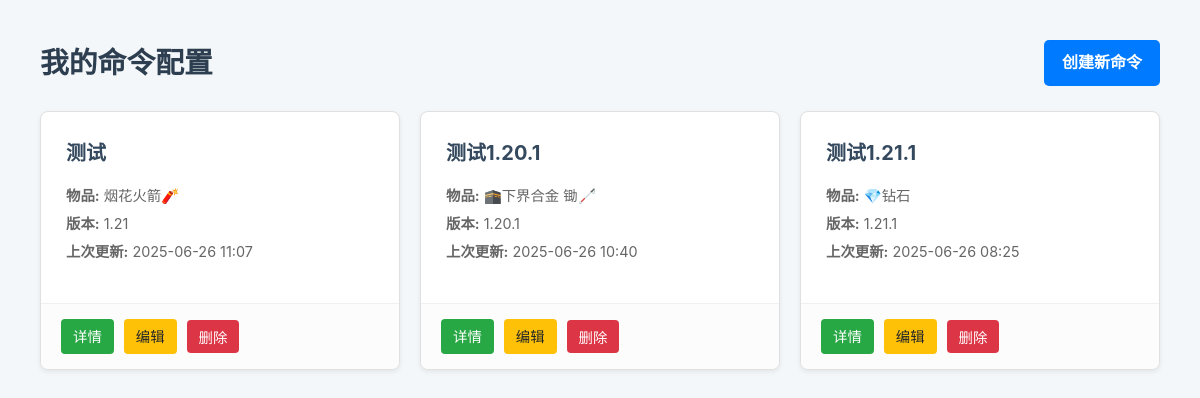
The app's page /MC_command/ (signed in), older data.
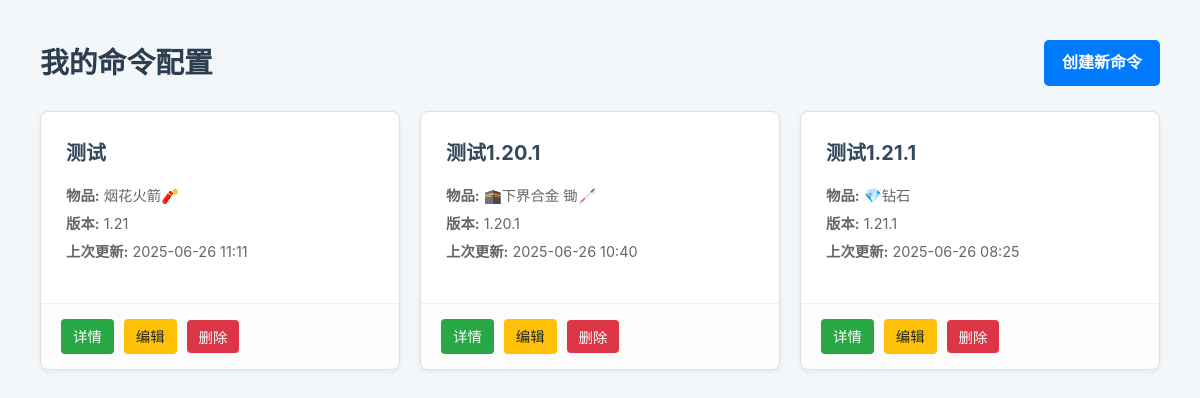
The same page, newer data.
### MC_command/models.py (models this page shows, shortened)
class GeneratedCommand(models.Model):
    user = models.ForeignKey(User, on_delete=models.CASCADE, related_name="commands")
    title = models.CharField(max_length=100, help_text="为这个命令配置起一个名字，方便查找")
    target_version = models.ForeignKey(MinecraftVersion, on_delete=models.PROTECT, help_text="命令生成的目标 Minecraft 版本")
    material = models.ForeignKey(Material, on_delete=models.PROTECT, null=True, blank=True, help_text="物品的材质")
    item_type = models.ForeignKey(ItemType, on_delete=models.PROTECT, null=True, blank=True, help_text="物品的基础类型")
    custom_name = models.CharField(max_length=255, blank=True, null=True, help_text="物品在游戏中的自定义名称 (支持JSON文本)")
    lore = models.TextField(blank=True, null=True, help_text="物品的描述文字 (支持JSON文本), 每行用 \\n 分隔")
    count = models.PositiveIntegerField(default=1)
    created_at = models.DateTimeField(auto_now_add=True)
    updated_at = models.DateTimeField(auto_now=True)
    @property
    def item_name(self):
        material_dn = self.material.display_name if self.material else ""
        type_dn = self.item_type.display_name if self.item_type else ""
        if material_dn and type_dn:
            return f"{material_dn} {type_dn}"
        return material_dn or type_dn
    class Meta:
        verbose_name = "物品配置"
        verbose_name_plural = "<0>完整物品配置"

class ItemType(models.Model):
    system_name = models.CharField(max_length=50, unique=True, help_text="系统内部名称, e.g., 'sword'",
        null=True,  # 允许数据库中的值为 NULL
        blank=True  # 允许在表单中该字段为空
    )
    display_name = models.CharField(
        max_length=50,
        help_text="用于显示的名称, e.g., '剑'",
        null=True,  # 允许数据库中的值为 NULL
        blank=True  # 允许在表单中该字段为空
    )
    function_type = models.CharField(
        max_length=50, help_text="物品的功能分类",
        choices=[
            ('all', '普通物品'),
            ('spawn_egg', '生成蛋'),
            ('potion', '药水(箭/食物)'),
            ('written_book', '成书'),
            ('firework', '烟花火箭'),
        ],default='all', verbose_name="功能类型"
    )
    class Meta:
        verbose_name = "物品类型"
        verbose_name_plural = "<🗡>物品类型"
        ordering = ['display_name']

class MinecraftVersion(models.Model):
    version_number = models.CharField(max_length=20, unique=True, help_text="例如 '1.20.1' 或 '1.21.4'")
    ordering_id = models.PositiveIntegerField(unique=True, help_text="用于排序和比较的版本整数ID, 例如 12001 代表 1.20.1")
    class Meta:
        ordering = ['ordering_id']
        verbose_name = "版本"
        verbose_name_plural = "<1>版本"

### MC_command/views.py (the view)
# urls.py: path("", views.index, name="index"),
@login_required
def index(request):
    command_list = GeneratedCommand.objects.filter(user=request.user).order_by("-updated_at")
    context = {
        'command_list': command_list,
    }
    return render(request, 'MC_command/index.html', context)

### MC_command/templates/MC_command/index.html (shortened to what this page needs)
{% extends 'MC_command/base.html' %}
{% block content %}
    <div class="header">
        <h1>我的命令配置</h1>
        <a href="{% url 'MC_command:create' %}" class="btn">创建新命令</a>
    </div>
    <div class="card-grid">
        {% for command in command_list %}
            <div class="command-card">
                <div class="card-body">
                    <h3><a href="{% url 'MC_command:detail' command.id %}">{{ command.title }}</a></h3>
                    <div class="card-meta">
                        <span><strong>物品:</strong> {{ command.item_name }}</span>
                        <span><strong>版本:</strong> {{ command.target_version.version_number }}</span>
                        <span><strong>上次更新:</strong> {{ command.updated_at|date:"Y-m-d H:i" }}</span>
                    </div>
                </div>
                <div class="card-footer">
                    <a href="{% url 'MC_command:detail' command.id %}" class="action-btn btn-view">详情</a>
                    <a href="{% url 'MC_command:edit' command.id %}" class="action-btn btn-edit">编辑</a>
                    <form action="{% url 'MC_command:delete' command.id %}" method="post" onsubmit="return confirm('您确定要删除此配置吗？');" style="margin: 0;">
                        <button type="submit" class="action-btn btn-delete">删除</button>
                    </form>
                </div>
            </div>
        {% empty %}
            <div class="empty-state">
                <h2>列表为空</h2>
                <p>您还没有创建任何命令配置。点击右上角的“创建新命令”开始吧！</p>
            </div>
        {% endfor %}
    </div>
{% endblock %}

Row changes from the older to the newer data that the page shows:
changed GeneratedCommand "测试": updated_at "2025-06-26 11:07" → "2025-06-26 11:11"
